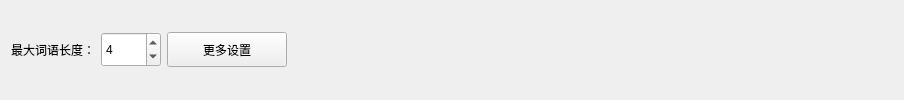
      <widget class="QWidget" name="tab_1">
       <attribute name="title">
        <string>词语挖掘</string>
       </attribute>
       <layout class="QGridLayout" name="gridLayout_5">
        <item row="0" column="0">
         <widget class="QLabel" name="label_2">
          <property name="minimumSize">
           <size>
            <width>0</width>
            <height>40</height>
           </size>
          </property>
          <property name="maximumSize">
           <size>
            <width>16777215</width>
            <height>40</height>
           </size>
          </property>
          <property name="font">
           <font>
            <pointsize>9</pointsize>
           </font>
          </property>
          <property name="text">
           <string>最大词语长度：</string>
          </property>
         </widget>
        </item>
        <item row="0" column="1">
         <widget class="QSpinBox" name="spinBox_wordMining">
          <property name="sizePolicy">
           <sizepolicy hsizetype="Preferred" vsizetype="Fixed">
            <horstretch>0</horstretch>
            <verstretch>0</verstretch>
           </sizepolicy>
          </property>
          <property name="minimumSize">
           <size>
            <width>60</width>
            <height>35</height>
           </size>
          </property>
          <property name="maximumSize">
           <size>
            <width>60</width>
            <height>35</height>
           </size>
          </property>
          <property name="font">
           <font>
            <pointsize>9</pointsize>
           </font>
          </property>
          <property name="minimum">
           <number>2</number>
          </property>
          <property name="value">
           <number>4</number>
          </property>
         </widget>
        </item>
        <item row="0" column="2">
         <widget class="QPushButton" name="pushButton_wordMiningSetting">
          <property name="sizePolicy">
           <sizepolicy hsizetype="Expanding" vsizetype="Expanding">
            <horstretch>0</horstretch>
            <verstretch>0</verstretch>
           </sizepolicy>
          </property>
          <property name="minimumSize">
           <size>
            <width>120</width>
            <height>35</height>
           </size>
          </property>
          <property name="maximumSize">
           <size>
            <width>120</width>
            <height>35</height>
           </size>
          </property>
          <property name="font">
           <font>
            <pointsize>9</pointsize>
           </font>
          </property>
          <property name="text">
           <string>更多设置</string>
          </property>
          <property name="icon">
           <iconset>
            <normaloff>src/img/Setting.png</normaloff>src/img/Setting.png</iconset>
          </property>
         </widget>
        </item>
        <item row="0" column="3">
         <spacer name="horizontalSpacer">
          <property name="orientation">
           <enum>Qt::Horizontal</enum>
          </property>
          <property name="sizeHint" stdset="0">
           <size>
            <width>606</width>
            <height>20</height>
           </size>
          </property>
         </spacer>
        </item>
       </layout>
      </widget>
